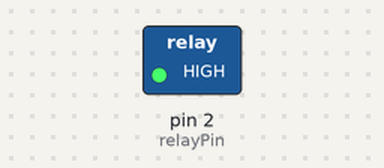
A sketch run on a simulated Arduino Uno, built with avr-gcc and run on an emulated ATmega328P. On the bench: switched loads named in the sketch (green lamp = pin HIGH).

Above: at 1.0 s.
At 3.0 s:
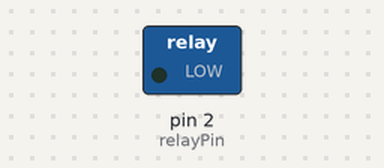
Timing chart, 0 to 5.2 s (numbered marks = the images above):
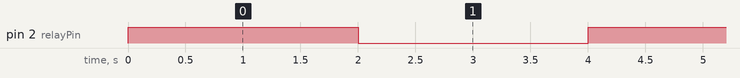

The sketch:

3-Relay_Interface.ino
```cpp
// Experiment No: 03
// Develop a program to interface a relay with an Arduino board.

#include "Arduino.h"

const int relayPin = 2;

void setup() {
  pinMode(relayPin, OUTPUT);
}

void loop() {
  digitalWrite(relayPin, HIGH); // Turn the relay ON
  delay(2000);
  digitalWrite(relayPin, LOW);  // Turn the relay OFF
  delay(2000);
}
```

Measured:
- by itself, pin 2 (relayPin): alternates HIGH for 2.0 s and LOW for 2.0 s
